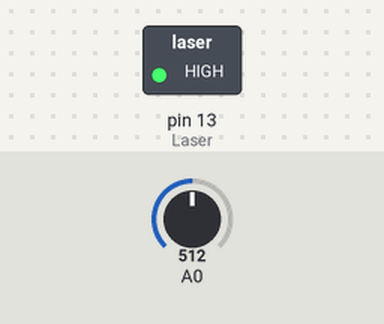
Simulated run of this sketch. Board: Arduino Uno, built with avr-gcc and run on an emulated ATmega328P. On the bench: switched loads named in the sketch (green lamp = pin HIGH). Dashed ring = blinking. The test bench sets the inputs (shaded band); at power-on: A0 = 512. What the sketch prints to the serial monitor is not drawn.

Above: at 0.02 s.
Timing chart, 0 to 3.0 s (numbered marks = the images above):
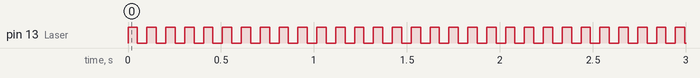

Measured:
- by itself, pin 13 (Laser): alternates HIGH for 0.05 s and LOW for 0.05 s

The sketch:

laser.ino
```cpp
int Laser = 13;
int voltage = 0;

void setup() {
  Serial.begin(9600);
  // put your setup code here, to run once:
  pinMode(Laser, OUTPUT);
  digitalWrite(Laser, LOW);
}

void loop() {
  // put your main code here, to run repeatedly:
  digitalWrite(Laser, HIGH);
  voltage = analogRead(A0);
  float voltage1 = voltage * (5.0 / 1023.0);
  Serial.print("laser is on, the voltage is: ");
  Serial.print(voltage1);
  Serial.println();
  delay(50);
  digitalWrite(Laser, LOW);
  voltage = analogRead(A0);
  float voltage2 = voltage * (5.0 / 1023.0);
  Serial.print("the laser is off, the voltage is: ");
  Serial.println(voltage2);
  Serial.println();
  delay(50);

}
```
